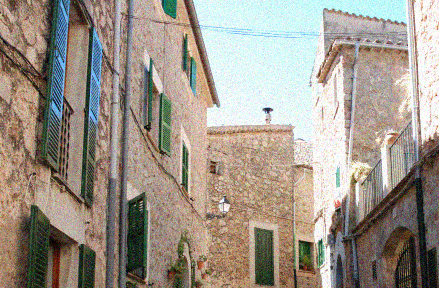
%> input picture images/debug/alleyNoisy_sigma20.png, 439 x 288 px
$ octave advancedSection.m   (GNU Octave 9; MATLAB toolbox functions it lacks are replaced by stand-ins)
%> lines starting %> are read from the running program, lines starting %| are printed output that depends on the picture
### nonLocalMeans.m
function [result] = nonLocalMeans(image, sigma, h, patchSize, windowSize)
result = zeros(size(image));

[num_row,num_column] = size(image);
radius = floor(windowSize/2);
extendSize = floor(patchSize/2)+radius;
extendPatchImg = padarray(image,[extendSize,extendSize],'symmetric','both');

%Store the offset and Integral Image
offsetsRows = zeros(windowSize*windowSize,1);
offsetsCols = zeros(windowSize*windowSize,1);

counter = 1;
%For each possible offset,compute the integral image first
for row_offset = -radius:radius
    for col_offset = -radius:radius
        %Record the offset
        offsetsRows(counter) = row_offset;
        offsetsCols(counter) = col_offset;

        %translate image with offset.
        trans_img = imtranslate(extendPatchImg,[-col_offset -row_offset]);
        diff_temp = (trans_img - extendPatchImg);
        diff = diff_temp .* diff_temp;

        Int_im{counter} = computeIntegralImage(diff);
        counter = counter + 1;
    end
end

%For each pixel in the image
for row_index = 1:num_row
    for col_index = 1:num_column
        col = col_index + extendSize;
        row = row_index + extendSize;
        %For each Integral Image, evaluate the distance
        d = zeros(counter-1,1);
        sumOfWeight = 0;
        weighted_sum = 0;
        for int_counter = 1:counter-1
            d(int_counter) = evaluateIntegralImage( Int_im{int_counter},row,col,patchSize);
            weights = computeWeighting(d(int_counter),h,sigma,patchSize);
            sumOfWeight = sumOfWeight + weights;
            weighted_sum = weighted_sum + weights * extendPatchImg(row + offsetsRows(int_counter),col + offsetsCols(int_counter));
        end
        result(row_index,col_index) = weighted_sum/sumOfWeight;
    end
end

end

### advancedSection.m
%% Some parameters to set - make sure that your code works at image borders!
patchSize = 11;
sigma = 20/255; % standard deviation (different for each image!)
h = 0.55; %decay parameter
windowSize = 15;

%TODO - Read an image (note that we provide you with smaller ones for
%debug in the subfolder 'debug' int the 'image' folder);
%Also unless you are feeling adventurous, stick with non-colour
%images for now.
%NOTE: for each image, please also read its CORRESPONDING 'clean' or
%reference image. We will need this later to do some analysis
%NOTE2: the noise level is different for each image (it is 20, 10, and 5 as
%indicated in the image file names)
image = imread('images/debug/alleyNoisy_sigma20.png');
%> image is the input picture: size 288x439x3 uint8; mean R, G, B 158.2, 149.1, 138
temp_image = rgb2gray(image);
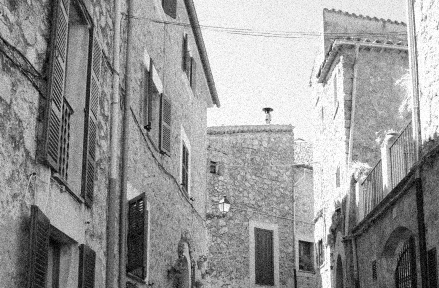
%> temp_image: size 288x439 uint8; min 0, max 255, mean 150.6
image = im2double(temp_image);
%> image: size 288x439 double

ref_image = imread('images/debug/alleyReference.png');
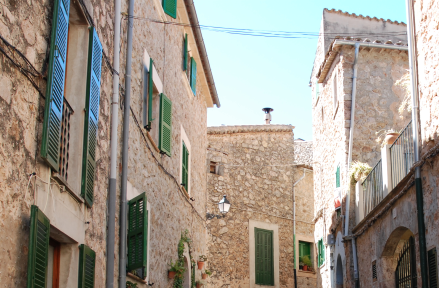
%> input picture images/debug/alleyReference.png, 439 x 288 px
%> ref_image is the input picture: size 288x439x3 uint8; mean R, G, B 158.6, 149.9, 138.9
ref_temp_image = rgb2gray(ref_image);
ref_temp_image = im2double(ref_temp_image);
%> ref_temp_image: size 288x439 double

im_size = size(temp_image);
%> im_size = [288 439]

%REPLACE THIS
imageNoisy = image;
imageReference = ref_temp_image;

tic;
%TODO - Implement the non-local means function
filtered = nonLocalMeans(imageNoisy, sigma, h, patchSize, windowSize);
%> in nonLocalMeans, `extendPatchImg = padarray(image,[extendSize,extendSize],'symmetric','b..`:
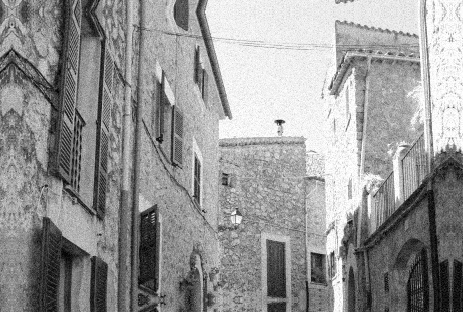
%> extendPatchImg: size 312x463 double; min 0, max 1, mean 0.587
%> (the run ends here)
